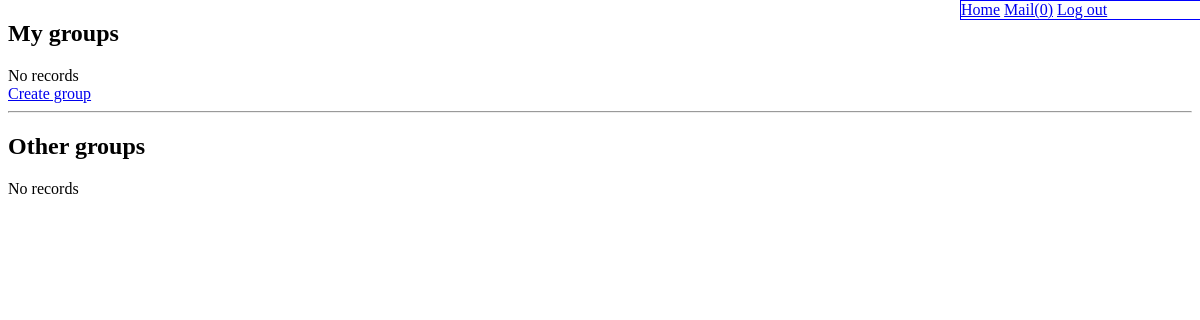
/rso.php, run on an earlier commit of the app's database.
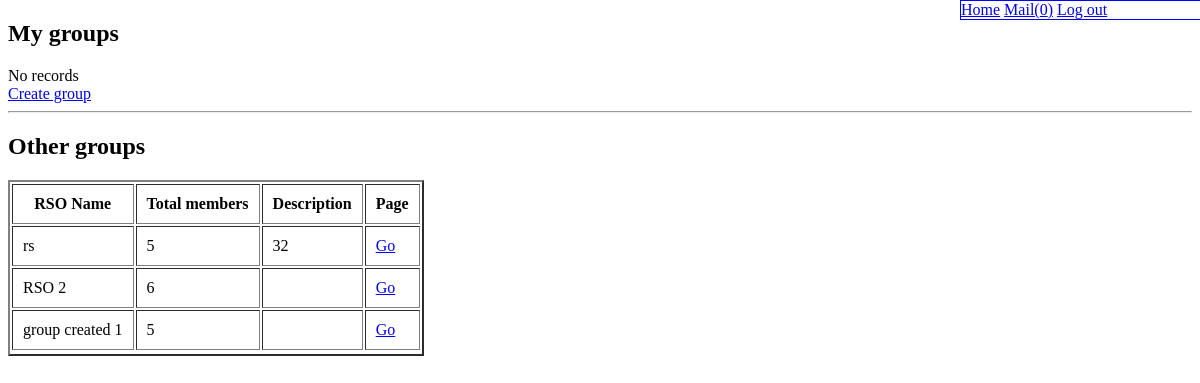
And on a later commit of the database.
### tables this page shows
CREATE TABLE IF NOT EXISTS `rso` (
`rid` int(11) NOT NULL,
  `name` varchar(255) DEFAULT NULL,
  `description` varchar(10000) DEFAULT NULL,
  `joinable` bit(1) NOT NULL,
  `rtid` int(11) DEFAULT NULL
);

### db/security.php (called while the page is built)
<?php
function escape($string) {
	return htmlentities(trim($string), ENT_QUOTES, 'UTF-8');
}

### rso.php (the view, shortened to what this page needs)
<?php
require 'db/connect.php';
require 'db/security.php';
require 'mysql_functions.php';
if(!empty($_COOKIE)){
	$email = trim($_COOKIE['user']);
	$temp = $db->query("SELECT * FROM rso_member_list
		LEFT JOIN rso ON rso_member_list.rid = rso.rid
		LEFT JOIN (SELECT COUNT(rid) as members, rid from rso_member_list
			where (rso_member_list.rid) IN (SELECT rid FROM rso) group by rid ) as r ON rso.rid = r.rid
		LEFT JOIN rso_type ON rso.rtid = rso_type.rtid
		WHERE (email) = '" . $email . "'");
	$user_rso_list = $temp->fetch_all(MYSQLI_ASSOC);
	$temp = $db->query("SELECT * FROM rso
	LEFT JOIN (SELECT COUNT(rid) as members, rid from rso_member_list
		where (rso_member_list.rid) IN (SELECT rid FROM rso) group by rid ) as r ON rso.rid = r.rid
	LEFT JOIN rso_type ON rso.rtid = rso_type.rtid
	WHERE (r.members) > 4 && NOT EXISTS
		(SELECT * FROM rso_member_list WHERE (email) = '" . $email . "' && (rid) = (rso.rid)) ");
	$rso_list = $temp->fetch_all(MYSQLI_ASSOC);
} else {
	echo 'session timed out';
	header("Location:index.php?result=time_out");
}
?>
<!doctype html PUBLIC "-//W3C//DTD XHTML 1.0 Transitional//EN"
"http://www.w3.org/TR/xhtml1/DTD/xhtml1-transitional.dtd">
<html>
<head>
	<link rel="stylesheet" type="text/css" href="pagestyle.css">
</head>
<body>
<h2>My groups</h2>
	<?php
		if(!count($user_rso_list)) {
			echo 'No records<br>'; ?>
			<a href="rso_create.php">Create group</a><br>
	<?php
		}
	?>
	<hr>
	<h2>Other groups</h2>
	<?php
	if (!count($rso_list)){
		echo 'No records';
	} else {
	?>
	<table border="2px" cellpadding="10">
		<thead>
			<tr>
				<th> RSO Name</th>
				<th> Total members </th>
				<th> Description </th>
				<th> Page </th>
			</tr>
		</thead>
		<tbody>
			<?php
				foreach($rso_list as $r){
			?>
			<tr>
				<td><?php echo escape($r['name']); ?></td>
				<td><?php echo escape($r['members']); ?></td>
				<td><?php echo escape($r['description']); ?></td>
				<td><a href="rso_page.php?rso=<?php echo escape($r['rid']); ?>"/>Go</td>
			</tr>
			<?php
				}
			?>
		</tbody>
	</table>
	<?php
	}
	?>
</body>
</html>

What changed in the data, as far as the page shows it:
now on this page (row edited): rso: name "rs", members "5", description "32"
now on this page (row edited): rso: name "RSO 2", members "6"
added rso: name "group created 1", members "5"
Also different on the page:
text no longer shown: "No records"
text now shown: "RSO Name Total members Description Page"
